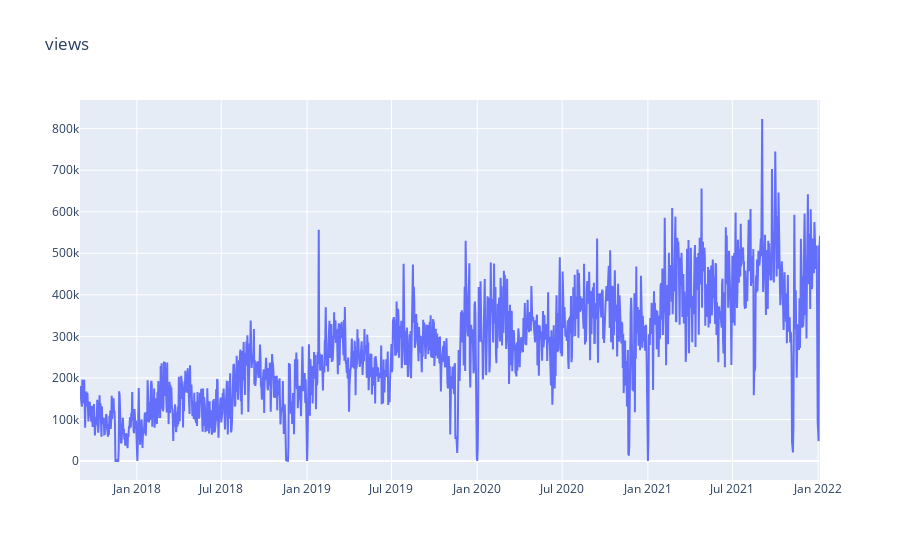

This figure's notebook cell:
### Code cell
view_statistics.plot(figsize=(12,6))
plotly_df(view_statistics, title="views")

### Figure 1 — Plotly figure (JSON) as saved in the notebook; plotly's stock layout.template omitted (floating-point values rounded to 4 significant figures; data arrays with more than 128 entries replaced by an {"elided": "..."} marker saying what was removed)
{"data": [{"mode": "lines", "name": "qty", "type": "scatter", "x": {"elided": "1587 str values"}, "y": {"elided": "1587 int values"}}], "layout": {"title": {"text": "views"}}}
